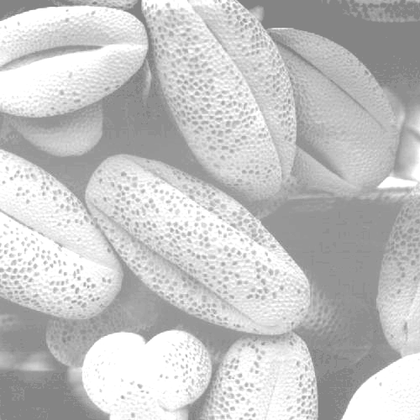
%> input picture HWs/HW2/Q2/hist_eq1.tif, 420 x 420 px, shrunk from 500 x 500 before the run
$ octave main.m   (GNU Octave 9; MATLAB toolbox functions it lacks are replaced by stand-ins)
%> lines starting %> are read from the running program, lines starting %| are printed output that depends on the picture
### HWs/HW2/Q2/histogram_equalization.m
function newHist = histogram_equalization(img)
% this function equalize image's histogram
% input: img: grayscale image
% output: newHist: equalize greyscale image(histogram)
mySize= size(img,1)*size(img,2);

frequency=zeros(256,1);
pf=zeros(256,1);
pc=zeros(256,1);
cum=zeros(256,1);
output=zeros(256,1);
sum=0;

for i=1:size(img,1)   % calculate probability of occuring grey levels in
                      % image matrix
    for j=1:size(img,2)

        value=img(i,j);
        frequency(value+1)=frequency(value+1)+1;
        pf(value+1)=frequency(value+1) / mySize;

    end
end

for i=1:size(pf)    % calculate probability of cumulative grey levels

   sum=sum+frequency(i);
   cum(i)=sum;
   pc(i)=cum(i)/mySize;
   output(i)=round(pc(i)*255);

end

for i=1:size(img,1)   % applying equalization to image and create new one
    for j=1:size(img,2)

            newHist(i,j)=output(img(i,j)+1);

    end
end

end

### HWs/HW2/Q2/main.m
img1= imread('hist_eq1.tif');
%> img1 is the input picture: size 420x420 uint8; min 125, max 255, mean 196.3
img2= imread('hist_eq2.tif');
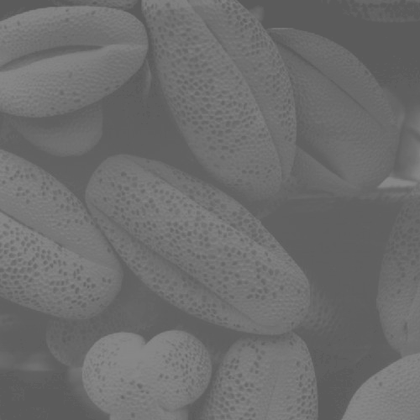
%> input picture HWs/HW2/Q2/hist_eq2.tif, 420 x 420 px, shrunk from 500 x 500 before the run
%> img2 is the input picture: size 420x420 uint8; min 88, max 137, mean 109.1

newHist1=uint8(zeros(size(img1,1),size(img1,2)));
newHist2=uint8(zeros(size(img2,1),size(img2,2)));

newHist1 = histogram_equalization(img1); % apply hist equalization to image
%> after the loop in histogram_equalization, `for i=1:size(img,1)`: frequency = 256 values, max 19307 at index 255, min 0 at index 1, mean 689.1; pf = 256 values, max 0.109 at index 255, min 0 at index 1, mean 0.00391
%> after the loop in histogram_equalization, `for i=1:size(pf)`: cum = 256 values from 0 to 176400; output = 256 values from 0 to 255; pc = 256 values from 0 to 1; sum = 176400
%> after the loop in histogram_equalization, `for i=1:size(img,1)`:
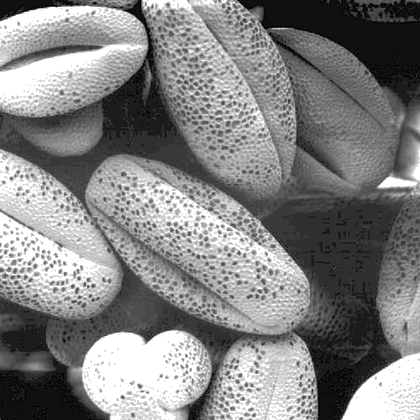
%> newHist: size 420x420 double; min 0, max 255, mean 130.5
newHist2 = histogram_equalization(img2); % apply hist equalization to image

newHist1 = uint8(newHist1);
newHist2 = uint8(newHist2);


figure;

subplot(2,6,1);
imshow(img1);
title('original');
subplot(2,6,2);
imhist(img1);
title('original hist');

subplot(2,6,7);
imshow(img2);
title('original');
subplot(2,6,8);
imhist(img2);
title('original hist');

subplot(2,6,3);
imshow(newHist1);
title('my eq');
subplot(2,6,4);
imhist(newHist1);
title('my eq hist');

subplot(2,6,9);
imshow(newHist2);
title('my eq');
subplot(2,6,10);
imhist(newHist2);
title('my eq hist');

subplot(2,6,5);
x = histeq(img1);
imshow(x);
title('matlab eq');

subplot(2,6,11);
y = histeq(img2);
imshow(y);
title('matlab eq');

subplot(2,6,6);
imshow(imabsdiff(newHist1 , x));
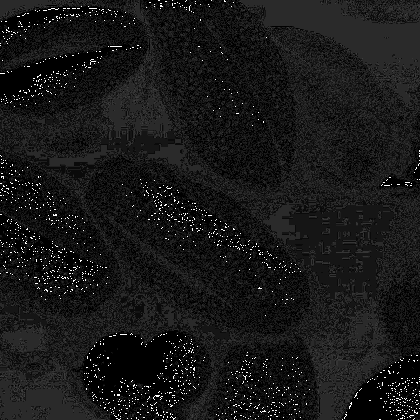
%> displayed picture: size 420x420, on the screen's scale of 0 to 255; min 0, max 24, mean 2.3; drawn with min black and max white
title('difference');

subplot(2,6,12);
imshow(imabsdiff(newHist2 , y));
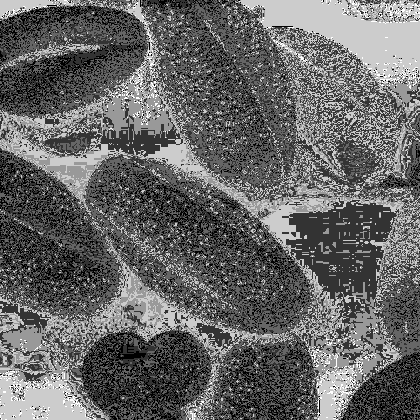
%> displayed picture: size 420x420, on the screen's scale of 0 to 255; min 0, max 5, mean 2; drawn with min black and max white
title('difference');
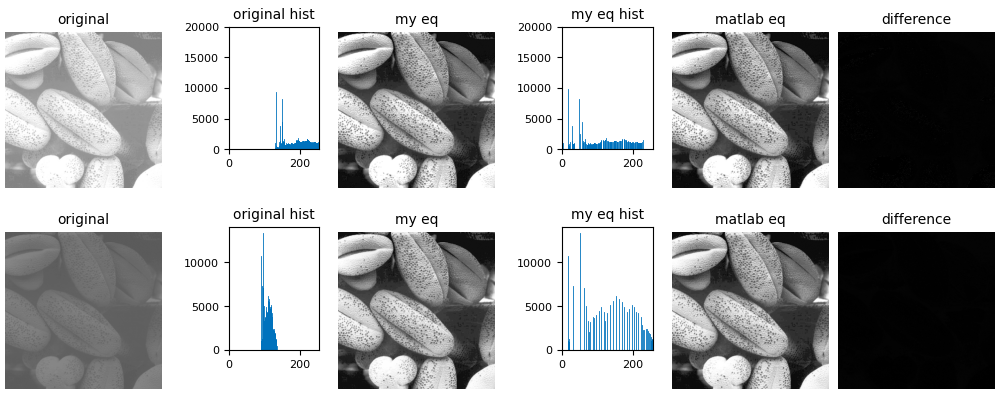
%> figure redrawn from the program's plot data, 12 panels

sum = 0;
sum = uint32(sum);

for i=1:size(newHist1,1)      % calculate absolute value of pixel-wise
                              % difference between output and original
    for j=1:size(newHist1,2)
        sum = sum + double(abs(newHist1(i,j)-x(i,j)));
    end
end
%> after the loop, sum = 399285
disp(sum);
%| 399285

sum = 0;
sum = uint32(sum);

for i=1:size(newHist2,1)      % calculate absolute value of pixel-wise
                              % difference between output and originals
    for j=1:size(newHist2,2)
        sum = sum + double(abs(newHist2(i,j)-y(i,j)));
    end
end
%> after the loop, sum = 340231
disp(sum);
%| 340231
